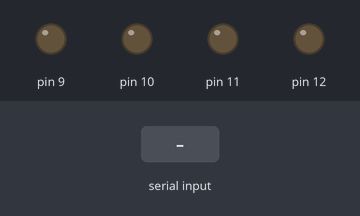
Recording of a sketch running on a simulated Arduino Uno, built with avr-gcc and run on an emulated ATmega328P. On the bench: output pins drawn as LEDs (lit = HIGH). Inputs (shaded band) come from the test bench.

Above: at 1.2 s.
1.3 s: byte 1 (1) received over Serial
At 2.1 s:
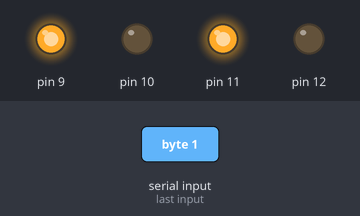
2.9 s: byte 2 (2) received over Serial
At 3.3 s:
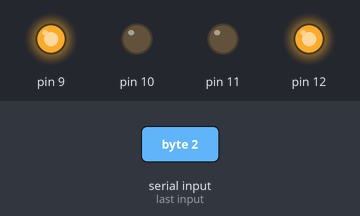
4.5 s: byte 3 (3) received over Serial
At 5.8 s:
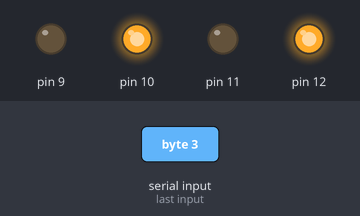
6.1 s: byte 4 (4) received over Serial
At 6.9 s:
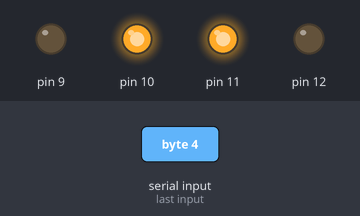
Timing chart, 0 to 8.6 s (numbered marks = the images above; inputs shaded):
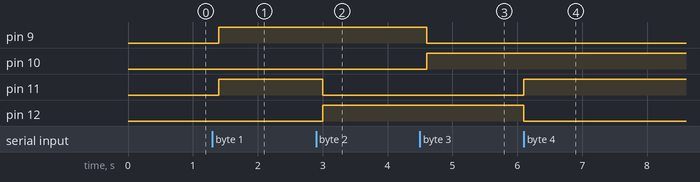

Measured:
- after the input at 1.3 s, pin 9, pin 11: LOW → HIGH after 0.10 s
- after the input at 2.9 s, pin 11: HIGH → LOW after 0.10 s; pin 12: LOW → HIGH after 0.10 s
- after the input at 4.5 s, pin 9: HIGH → LOW after 0.10 s; pin 10: LOW → HIGH after 0.10 s
- after the input at 6.1 s, pin 11: LOW → HIGH at once; pin 12: HIGH → LOW at once

The sketch:

sketch_jun13a.ino
```cpp
char t;
void setup() {
  // put your setup code here, to run once:
  pinMode(9,OUTPUT);
  pinMode(10,OUTPUT);
  pinMode(11,OUTPUT);
  pinMode(12,OUTPUT);
  Serial.begin(9600);
}

void loop() {
  // put your main code here, to run repeatedly:
  t=Serial.read();
  if(t==1)
  {
    digitalWrite(9,HIGH);
    digitalWrite(10,LOW);
    digitalWrite(11,HIGH);
    digitalWrite(12,LOW);
    }
    if(t==2)
  {
    digitalWrite(9,HIGH);
    digitalWrite(10,LOW);
    digitalWrite(11,LOW);
    digitalWrite(12,HIGH);
    }
    if(t==3)
  {
    digitalWrite(9,LOW);
    digitalWrite(10,HIGH);
    digitalWrite(11,LOW);
    digitalWrite(12,HIGH);
    }
    if(t==4)
  {
    digitalWrite(9,LOW);
    digitalWrite(10,HIGH);
    digitalWrite(11,HIGH);
    digitalWrite(12,LOW);
    }
    delay(100);
}
```
